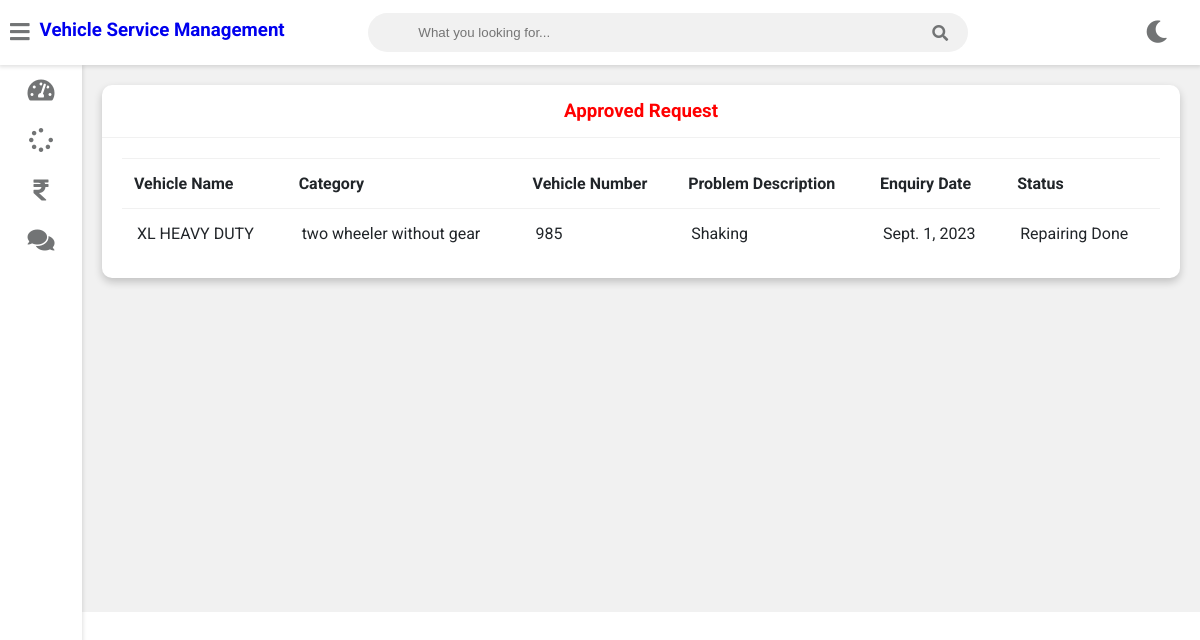
Page /customer-view-approved-request (signed in) on the committed database.
### vehicleserviceapp/models.py (models this page shows, shortened)
class Request(models.Model):
    cat=(('two wheeler with gear','two wheeler with gear'),('two wheeler without gear','two wheeler without gear'),('three wheeler','three wheeler'),('four wheeler','four wheeler'))
    category=models.CharField(max_length=50,choices=cat)
    vehicle_no=models.PositiveIntegerField(null=False)
    vehicle_name = models.CharField(max_length=40,null=False)
    vehicle_model = models.CharField(max_length=40,null=False)
    vehicle_brand = models.CharField(max_length=40,null=False)
    problem_description = models.CharField(max_length=500,null=False)
    date=models.DateField(auto_now=True)
    cost=models.PositiveIntegerField(null=True)
    customer=models.ForeignKey('Customer', on_delete=models.CASCADE,null=True)
    mechanic=models.ForeignKey('Mechanic',on_delete=models.CASCADE,null=True)
    stat=(('Pending','Pending'),('Approved','Approved'),('Repairing','Repairing'),('Repairing Done','Repairing Done'),('Released','Released'))
    status=models.CharField(max_length=50,choices=stat,default='Pending',null=True)

### vehicleserviceapp/views.py (the view)
# urls.py: path('customer-view-approved-request',views.customer_view_approved_request_view,name='customer-view-approved-request'),
@login_required(login_url='customerlogin')
@user_passes_test(is_customer)
def customer_view_approved_request_view(request):
    customer=models.Customer.objects.get(user_id=request.user.id)
    enquiries=models.Request.objects.all().filter(customer_id=customer.id).exclude(status='Pending')
    return render(request,'vehicle/customer_view_approved_request.html',{'customer':customer,'enquiries':enquiries})

### vehicleserviceapp/views.py (called while the page is built)
def is_customer(user):
    return user.groups.filter(name='CUSTOMER').exists()

### templates/vehicle/customer_view_approved_request.html
{% extends 'vehicle/customerbase.html' %}
{% block content %}
	<div class="wrapper">
		<div class="row">
			<div class="col-12 col-m-12 col-sm-12">
				<div class="card">
					<div class="card-header">
						<h3 style="color:red; text-align:center" >Approved Request
						</h3>
					</div>
					<div class="card-content">
						<table>
							<thead>
                <tr>
                  <th>Vehicle Name</th>
                  <th>Category</th>
                  <th>Vehicle Number</th>
                  <th>Problem Description</th>
                  <th>Enquiry Date</th>
                  <th>Status</th>
                </tr>
							</thead>
							<tbody>
                {% for enq in enquiries %}
                <tr>
                  <td>{{enq.vehicle_name}}</td>
                  <td>{{enq.category}}</td>
                  <td>{{enq.vehicle_no}}</td>
                  <td>{{enq.problem_description}}</td>
                  <td>{{enq.date}}</td>
                  <td>{{enq.status}}</td>
                  </tr>
                {% endfor %}
							</tbody>
						</table>
					</div>
				</div>
			</div>
		</div>
<br><br><br><br><br><br><br><br><br><br><br><br><br><br><br><br>
	</div>
{% endblock content %}

### static/style.css (style rules this page uses)
:root { --primary-color: #4834d4; --success-color: #6ab04c; --warning-color: #f0932b; --danger-color: #eb4d4b; --light-color: #212529; --light-second-color: #727475; --light-background: #ffffff; --light-second-background: #f1f1f1; --dark-color: #909090; --dark-second-color: #f5f6fa; --dark-background: #23242D; --dark-second-background: #181818; }
.light { --main-bg-color: var(--light-background); --second-bg-color: var(--light-second-background); --main-color: var(--light-color); --second-color: var(--light-second-color); }
* { box-sizing: border-box; }
body { font-family: 'Roboto', sans-serif; background: var(--main-bg-color); color: var(--main-color); margin: 0; }
.wrapper { padding: 10px; margin-left: 82px; padding-top: 75px; background: var(--second-bg-color); transition: margin-left .5s; }
.row { display: flex; flex-wrap: wrap; flex-direction: row; }
.row:after, .row:before { box-sizing: border-box; }
[class*="col-"] { padding: 10px; }
@media only screen and (min-width: 600px) { .col-sm-12 { width: 100%; } }
@media only screen and (min-width: 768px) { .col-m-12 { width: 100%; } }
@media only screen and (min-width: 992px) { .col-12 { width: 100%; } }
.card { background: var(--main-bg-color); color: var(--main-color); border-radius: 10px; margin-bottom: 10px; box-shadow: 0 4px 8px 0 rgba(0,0,0,0.2); }
.card-header { padding: 15px 30px; border-bottom: 1px solid var(--second-bg-color); position: relative; }
.card-header h3 { margin: 0; }
.card-content { padding: 20px; overflow-x: auto; }
table { border-collapse: collapse; width: 100%; }
table td { border-top: 1px solid var(--second-bg-color); padding: 15px; }
table th { border-top: 1px solid var(--second-bg-color); border-bottom: 1px solid var(--second-bg-color); padding: 15px 12px; text-align: left; }

### rows in the picture
Request: vehicle_name "XL HEAVY DUTY", category "two wheeler without gear", vehicle_no "985", problem_description "Shaking", date "Sept. 1, 2023", status "Repairing Done"
